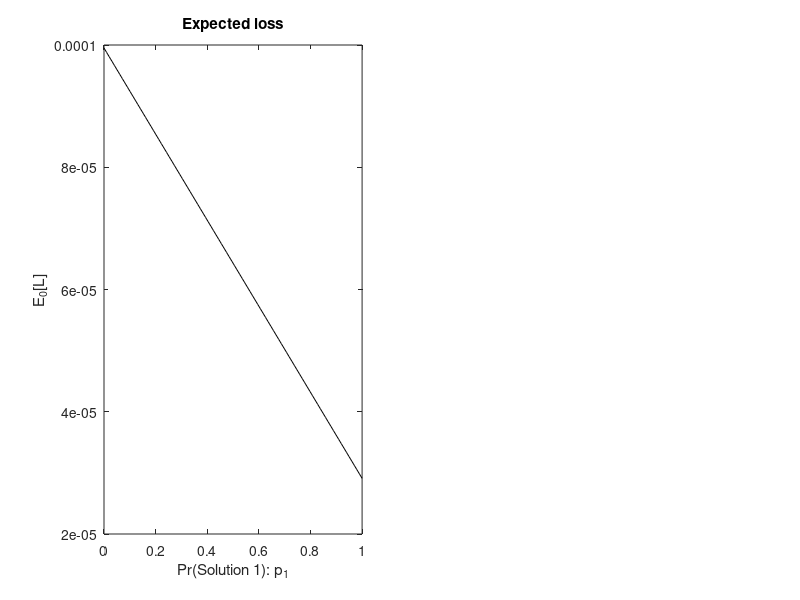

Write the MATLAB code that produced this figure.
%OBC Example 1 in the paper: solution 'by hand', Fig 2 left panel. Based on Example 2 from Holden (2023, ReStat).
%Written by Michael Hatcher (m.c.hatcher@soton.ac.uk). Any errors are my own.

clc, clear

%Calibration
r = 0.005;
phi = 2;
psi = 0.93;
pi_0 = 0.005;

%Find stable root
p = [-1 phi -psi]; coefs = roots(p);
omeg = min(abs(coefs));  
omega_check = 1-sqrt(1-psi) - omeg;

%Loss function
T_sim = 5000;  %Time horizon
betta = 0.99;  %Discount factor

pi = NaN(T_sim,1); pi_bind = pi; int = pi; int_bind = pi; int_star = pi; int_bind_star = pi;
pi_series = pi; pi_bind_series = pi;
Time = 0:T_sim; 

%Period 1
pi(1) = omeg*pi_0;
pi_bind(1) = -r/omeg;

int(1) = r + phi*pi(1) - psi*pi_0;
int_bind(1) = 0;

int_star(1) = int(1);
int_bind_star(1) = r + phi*pi_bind(1) - psi*pi_0;

pi_series(1) = pi(1)^2;
pi_bind_series(1) = pi_bind(1)^2;

%Periods 2 onwards
for t=2:T_sim
    
    pi(t) = omeg*pi(t-1);
    int(t) = r + phi*pi(t) - psi*pi(t-1);
    
    pi_bind(t) = omeg*pi_bind(t-1);
    int_bind(t) = r + phi*pi_bind(t) - psi*pi_bind(t-1);
    
    int_star(t) = int(t);
    int_bind_star(t) = int_bind(t);

    pi_series(t) = betta^(t-1)*pi(t)^2;
    pi_bind_series(t) = betta^(t-1)*pi_bind(t)^2;
    
end

n_prob = 100;
prob = linspace(0,1,n_prob); 
Loss = NaN(n_prob,1);

for i=1:n_prob

    Loss(i) = prob(i)*sum(pi_series) + (1-prob(i))*sum(pi_bind_series); 
    %Line1(i) = omeg^2*pi_0^2/(1-betta*omeg^2);
    %Line2(i) = (r/omeg)^2/(1-betta*omeg^2);

end

figure(1)
subplot(1,2,1), plot(prob,Loss,'k'), xlabel('Pr(Solution 1): p_1'),ylabel('E_0[L]'), hold on,
title('Expected loss')
%plot(prob,Line1,'--k'), plot(prob,Line2,'--k')


   